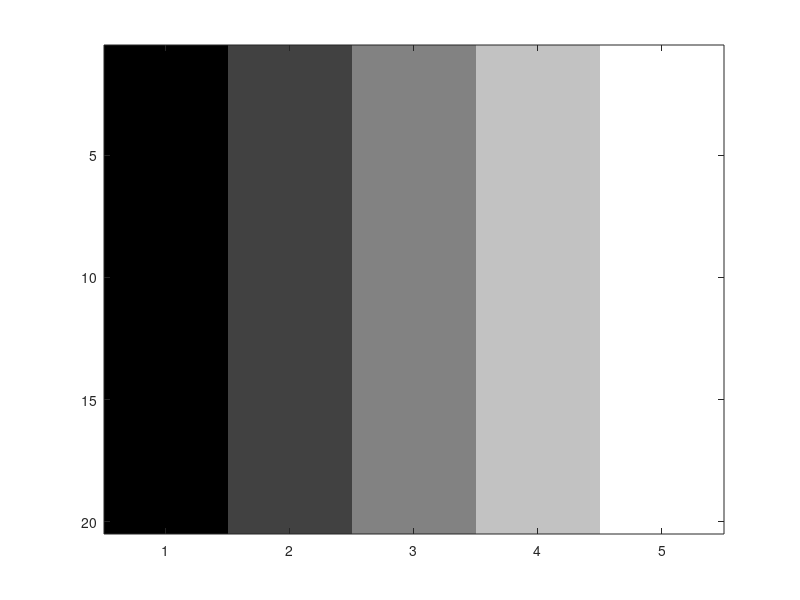

This figure's MATLAB source:
rows=20; % variable for # rows
stripes=5;% variable for # stripes

% make one column of 1's and an adjacent column of 0's
x=horzcat( zeros(rows,1), ones(rows,1), ones(rows,1)*2, ones(rows,1)*3,ones(rows,1)*4);

y=[]; %initialize and clear y matrix
%for n=1:stripes
%y=horzcat(y,x);% concatenate x onto y
%end

y = x;
clim=[0 4]; % color limits for imagesc
imagesc(y, clim); % plot scaled image
colormap(gray); % use gray scale color map